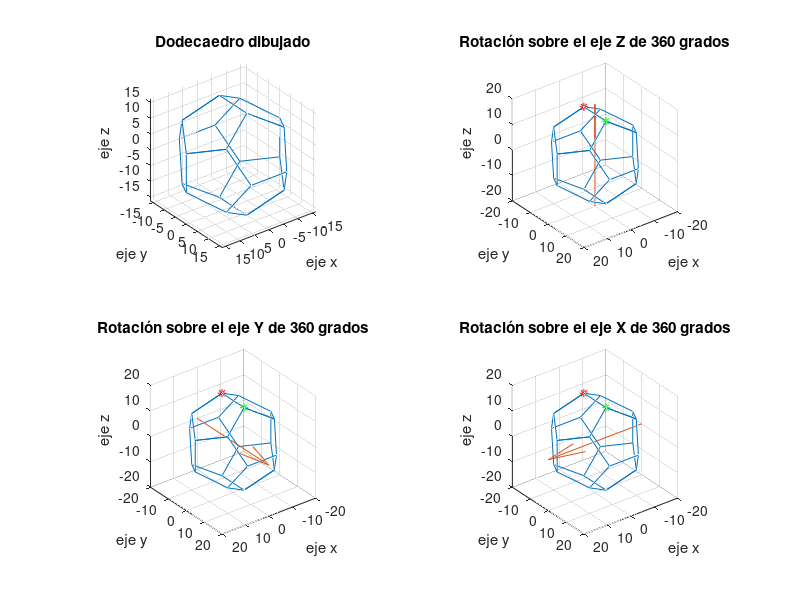
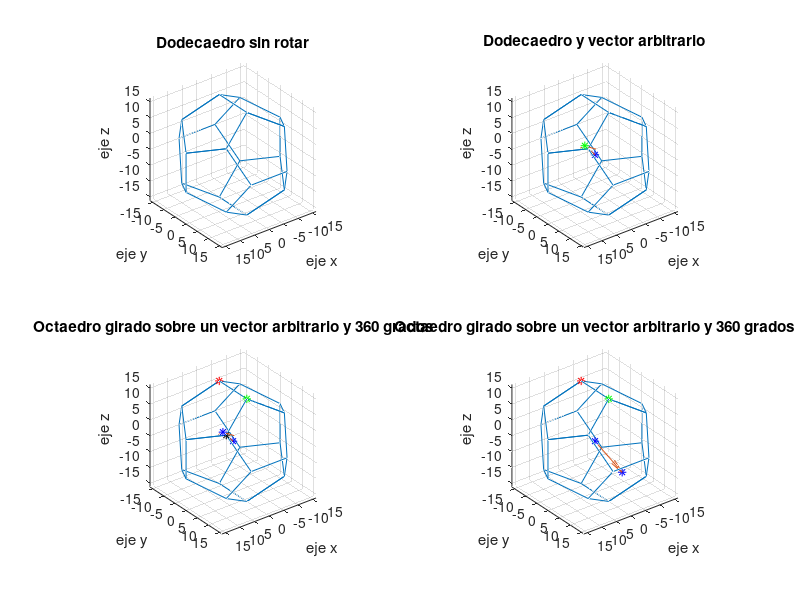

MATLAB code for these plots, in order:
%%%%%%%Graficando el Dodecaedro(12 caras)%%%%%%%%%
%Sólido platonico porque todas su caras son regulares iguales entre sí
%Todas sus coordenadas quedan definidos aplicando la propoción Aurea y toma base las coordenadas enteras de un cubo.

clc; clear all

l=10 %Factor de escala, recordar longitud del cubo interno
P=(1+sqrt(5))/2  %Proporción Aurea
q=1/P;

%DIBUJANDO LOS VERTICES

A=[P;0;q]*l;
B=[-P;0;q]*l;
C=[-P;0;-q]*l;
D=[P;0;-q]*l;

E=[q;P;0]*l;
F=[q;-P;0]*l;
G=[-q;-P;0]*l;
H=[-q;P;0]*l;

I=[0;q;P]*l;
J=[0;q;-P]*l;
K=[0;-q;-P]*l;
L=[0;-q;P]*l;

M=[l;l;l];
N=[l;-l;l];
O=[-l;-l;l];
PV=[-l;l;l];
Q=[-l;l;-l];
R=[l;l;-l];
S=[l;-l;-l];
T=[-l;-l;-l];
na=NaN(3,1);

%DIBUJANDO LA CARA DEL DODECAEDRO
%CARA1-AMILN
CA1=horzcat(A,M,I,L,N,A);
%CARA2- IPHEM
CA2=horzcat(M,E,H,PV,I);
%CARA3- LIPBO
CA3=horzcat(PV,B,O,L);
%CARA4- LNFGO
CA4=horzcat(N,F,G,O);
%CARA5- NFSDA
CA5=horzcat(F,S,D,A);
%CARA6- ADREM
CA6=horzcat(D,R,E);
%CARA7- ERJQH
CA7=horzcat(R,J,Q,H);
%CARA8- DRJKS
CA8=horzcat(S,K,J);
%CARA9- KJQTC
CA9=horzcat(Q,C,T,K);
%CARA10- PHCGO
CA10=horzcat(B,C);
%CARA11- 
CA11=horzcat(T,G);
%CARA12 Por defecto despues de haber llenado el resto.

%Armando la matriz del dodecaedro
M0C=horzcat(CA1,CA2,CA3,CA4,na,CA5,na,CA6,na,CA7,na,CA8,CA9,na,CA10,na,CA11)
XC0=M0C(1,:);
YC0=M0C(2,:);
ZC0=M0C(3,:);


%% 
%Realizando rotaciones
figure
subplot(2,2,1);plot3(XC0,YC0,ZC0);axis equal;grid on;title('Dodecaedro dibujado');
set(gca, 'XDir','reverse') %Invirtiendo la dirección del eje x
set(gca, 'YDir','reverse') %Invirtiendo la dirección del eje y
xlabel('eje x');ylabel('eje y');zlabel('eje z')
axis on

%Arreglo para graficar el vector de origen Z
scale=1;%Para establecer la escala del vector habilitado.
az = [0 0 -2*l];% Punto inicio para graficar el vector del origen Z
bz = [0 0 2*l];% Punto fin para graficar el vector del origen Z
inicioz=az;% "az" es el origen de mi vector para dibujar del punto a hacia bz y se crea un nuevo punto "cz"
cz = bz-az;% cz es la nueva coordinada de b con origen en a, este arreglo es para crear un nuevo origen.
finz=cz;

%Arreglo para graficar el vector de origen y
scale=1;%Para establecer la escala del vector habilitado.
ay = [0 -2*l  0];% Punto inicio para graficar el vector del origen y
by = [0 2*l 0];% Punto fin para graficar el vector del origen y
inicioy=ay;% "ay" es el origen de mi vector para dibujar del punto a hacia bz y se crea un nuevo punto "cy"
cy = by-ay;% cy es la nueva coordinada de b con origen en a, este arreglo es para crear un nuevo origen.
finy=cy;

%Arreglo para graficar el vector de origen X
scale=1;%Para establecer la escala del vector habilitado.
ax = [-2*l 0 0];% Punto inicio para graficar el vector del origen x
bx = [2*l 0 0];% Punto fin para graficar el vector del origen x
iniciox=ax;% "ax" es el origen de mi vector para dibujar del punto a hacia bz y se crea un nuevo punto "cx"
cx = bx-ax;% cx es la nueva coordinada de b con origen en a, este arreglo es para crear un nuevo origen.
finx=cx;


%%%%%%%%%%%%%%%%%%%%%%%%%%%%%%%%%%%%%%%%
%Realizando rotaciones sobre el eje Z
for Rota=0:30:360;
    M1C=rotz(Rota)*M0C;  %Rotando 15 grados en cada evaluación
    X1C=M1C(1,:)
    Y1C=M1C(2,:)
    Z1C=M1C(3,:)
    subplot(2,2,2);plot3(X1C,Y1C,Z1C);title(sprintf('Rotación sobre el eje Z de %d grados',Rota));axis equal;grid on;
    hold on
    quiver3(inicioz(:,1), inicioz(:,2), inicioz(:,3), finz(:,1), finz(:,2), finz(:,3),scale);% Dibujando el vector
    subplot(2,2,2);plot3(X1C(4),Y1C(4),Z1C(4),'*r'); %Graficando un punto de referencia
    subplot(2,2,2);plot3(X1C(3),Y1C(3),Z1C(3),'*g'); %Graficando un punto de referencia
    hold off
    set(gca, 'XDir','reverse') %Invirtiendo la dirección del eje x
    set(gca, 'YDir','reverse') %Invirtiendo la dirección del eje y
    xlabel('eje x');ylabel('eje y');zlabel('eje z')
    axis on
    pause(1)
end

%%%%%%%%%%%%%%%%%%%%%%%%%%%%%%%%%%%%%%%%
%Realizando rotaciones sobre el eje y
for Rota=0:30:360;
    M2C=roty(Rota)*M0C;  %Rotando 15 grados en cada evaluación
    X2C=M2C(1,:)
    Y2C=M2C(2,:)
    Z2C=M2C(3,:)
    subplot(2,2,3);plot3(X2C,Y2C,Z2C);title(sprintf('Rotación sobre el eje Y de %d grados',Rota));axis equal;grid on;
    hold on
    quiver3(inicioy(:,1), inicioy(:,2), inicioy(:,3), finy(:,1), finy(:,2), finy(:,3),scale);% Dibujando el vector
    subplot(2,2,3);plot3(X2C(4),Y2C(4),Z2C(4),'*r'); %Graficando un punto de referencia
    subplot(2,2,3);plot3(X2C(3),Y2C(3),Z2C(3),'*g'); %Graficando un punto de referencia
    hold off
    set(gca, 'XDir','reverse') %Invirtiendo la dirección del eje x
    set(gca, 'YDir','reverse') %Invirtiendo la dirección del eje y
    xlabel('eje x');ylabel('eje y');zlabel('eje z')
    axis on
    pause(1)
end

%%%%%%%%%%%%%%%%%%%%%%%%%%%%%%%%%%%%%%%%
  %Realizando rotaciones sobre el eje X
for Rota=0:30:360;
    M3C=rotx(Rota)*M0C;  %Rotando 15 grados en cada evaluación
    X3C=M3C(1,:)
    Y3C=M3C(2,:)
    Z3C=M3C(3,:)
    subplot(2,2,4);plot3(X3C,Y3C,Z3C);title(sprintf('Rotación sobre el eje X de %d grados',Rota));axis equal;grid on;
    hold on
    quiver3(iniciox(:,1), iniciox(:,2), iniciox(:,3), finx(:,1), finx(:,2), finx(:,3),scale);% Dibujando el vector
    subplot(2,2,4);plot3(X3C(4),Y3C(4),Z3C(4),'*r'); %Graficando un punto de referencia
    subplot(2,2,4);plot3(X3C(3),Y3C(3),Z3C(3),'*g'); %Graficando un punto de referencia
    hold off
    set(gca, 'XDir','reverse') %Invirtiendo la dirección del eje x
    set(gca, 'YDir','reverse') %Invirtiendo la dirección del eje y
    xlabel('eje x');ylabel('eje y');zlabel('eje z')
    axis on
    pause(1)
end
%% 
%%%% GIRANDO EL OCTAEDRO SOBRE UN EJE ARBITRARIO UN DETERMINADO ANGULO PHI

%Estableciendo las variables, rx ry rz como coordenadas del vector y phi angulo de rotación radianes.
% syms rx ry rz phi
%Creando las coordenadas de x y z del vector.
x=15;y=15;z=15;
%Arreglo para graficar el vector a partir de dos puntos.
scale=1;%Para establecer la escala del vector habilitado.
a = [0 0 0];% Punto 1 desde origen, para partir de otro punto elegir otras coordenadas
b = [x y z];% Los valores de la coordenada de "R"

inicio=a;% "a" es el origen de mi vector para dibujar del punto a hacia b y se crea un nuevo punto "c"
c = b-a;% c es la nueva coordinada de b con origen en a, este arreglo es para crear un nuevo origen.
fin=c;

%Hallando los valores del vector unitario [rx ry rz] a partir de los puntos x y z
%Magnitud del vector desde el origen
Mr=norm(b)
rx=(x/Mr);ry=(y/Mr);rz=(z/Mr); %Obteniendo los valores del vector unitario

%Estableciendo los valores de rotación en grados.
%Recordar que la matriz del octaedro es MOC
for Rotb=0:30:360;
    %Convirtiendo a radiales
    phi=Rotb*pi/180;
    %Creando la matriz de rotación "MR"
    V=1-cos(phi);
    format short
    MR=[rx^2*V+cos(phi) rx*ry*V-rz*sin(phi) rx*rz*V+ry*sin(phi);...
        rx*ry*V+rz*sin(phi) ry^2*V+cos(phi) ry*rz*V-rx*sin(phi);...
        rx*rz*V-ry*sin(phi) ry*rz*V+rx*sin(phi) rz^2*V+cos(phi)]
    
    MR1=MR*M0C  %Rotación de phi grados

    MRX=MR1(1,:);
    MRY=MR1(2,:);
    MRZ=MR1(3,:);

    %Graficando las rotaciones
    figure(2)
    subplot(2,2,1);plot3(XC0,YC0,ZC0);axis equal;grid on;title('Dodecaedro sin rotar');
    set(gca, 'XDir','reverse') %Invirtiendo la dirección del eje x
    set(gca, 'YDir','reverse') %Invirtiendo la dirección del eje y
    xlabel('eje x');ylabel('eje y');zlabel('eje z')

    subplot(2,2,2);plot3(XC0,YC0,ZC0);axis equal;grid on;title('Dodecaedro y vector arbitrario');
    hold on
    plot3(a(1),a(2),a(3),'*b')  %Dibujando el punto de inicio
    plot3(b(1),b(2),b(3),'*g')  %Dibujando el punto de fin
    quiver3(inicio(:,1), inicio(:,2), inicio(:,3), fin(:,1), fin(:,2), fin(:,3),scale);% Dibujando el vector
    hold off
    set(gca, 'XDir','reverse') %Invirtiendo la dirección del eje x
    set(gca, 'YDir','reverse') %Invirtiendo la dirección del eje y
    xlabel('eje x');ylabel('eje y');zlabel('eje z')

    subplot(2,2,3);plot3(MRX,MRY,MRZ);axis equal;grid on;title(sprintf('Octaedro girado sobre un vector arbitrario y %d grados',Rotb));
    hold on
    plot3(a(1),a(2),a(3),'*b')  %Dibujando el punto de inicio
    plot3(b(1),b(2),b(3),'*b')  %Dibujando el punto de fin
    plot3(MRX(4),MRY(4),MRZ(4),'*r'); %Graficando un punto de referencia
    plot3(MRX(3),MRY(3),MRZ(3),'*g'); %Graficando un punto de referencia
    plot3(MRX(2),MRY(2),MRZ(2),'*k'); %Graficando un punto de referencia
    quiver3(inicio(:,1), inicio(:,2), inicio(:,3), fin(:,1), fin(:,2), fin(:,3),scale);% Dibujando el vector
    hold off
    set(gca, 'XDir','reverse') %Invirtiendo la dirección del eje x
    set(gca, 'YDir','reverse') %Invirtiendo la dirección del eje y
    xlabel('eje x');ylabel('eje y');zlabel('eje z')
    pause(1)
end
%% 
%Creando las coordenadas de x1 y1 z1 del vector.
x1=-4;y1=7;z1=-8;
%Arreglo para graficar el vector a partir de dos puntos.
scale=1;%Para establecer la escala del vector habilitado.
a1 = [0 0 0];% Punto 1 desde origen, para partir de otro punto elegir otras coordenadas
b1 = [x1 y1 z1];% Los valores de la coordenada de "R"

inicio1=a1;% "a" es el origen de mi vector para dibujar del punto a hacia b y se crea un nuevo punto "c"
c1 = b1-a1;% c es la nueva coordinada de b con origen en a, este arreglo es para crear un nuevo origen.
fin1=c1;

%Hallando los valores del vector unitario [rx ry rz] a partir de los puntos x y z
%Magnitud del vector desde el origen
Mr1=norm(b)
rx1=(x1/Mr);ry1=(y1/Mr1);rz1=(z1/Mr1); %Obteniendo los valores del vector unitario

%Estableciendo los valores de rotación en grados.
%Recordar que la matriz del octaedro es MOC
for Rotb=0:30:360;
    %Convirtiendo a radiales
    phi=Rotb*pi/180;
    %Creando la matriz de rotación "MR"
    V=1-cos(phi);
    format short
    MR3=[rx^2*V+cos(phi) rx*ry*V-rz*sin(phi) rx*rz*V+ry*sin(phi);...
        rx*ry*V+rz*sin(phi) ry^2*V+cos(phi) ry*rz*V-rx*sin(phi);...
        rx*rz*V-ry*sin(phi) ry*rz*V+rx*sin(phi) rz^2*V+cos(phi)]
    
    MR4=MR3*M0C  %Rotación de phi grados

    MRX4=MR4(1,:);
    MRY4=MR4(2,:);
    MRZ4=MR4(3,:);

    %Graficando las rotaciones
    subplot(2,2,4);plot3(MRX4,MRY4,MRZ4);axis equal;grid on;title(sprintf('Octaedro girado sobre un vector arbitrario y %d grados',Rotb));
    hold on
    plot3(a1(1),a1(2),a1(3),'*b')  %Dibujando el punto de inicio
    plot3(b1(1),b1(2),b1(3),'*b')  %Dibujando el punto de fin
    plot3(MRX4(4),MRY4(4),MRZ4(4),'*r'); %Graficando un punto de referencia
    plot3(MRX4(3),MRY4(3),MRZ4(3),'*g'); %Graficando un punto de referencia
    quiver3(inicio1(:,1), inicio1(:,2), inicio1(:,3), fin1(:,1), fin1(:,2), fin1(:,3),scale);% Dibujando el vector
    hold off
    set(gca, 'XDir','reverse') %Invirtiendo la dirección del eje x
    set(gca, 'YDir','reverse') %Invirtiendo la dirección del eje y
    xlabel('eje x');ylabel('eje y');zlabel('eje z')
    pause(1)
end
